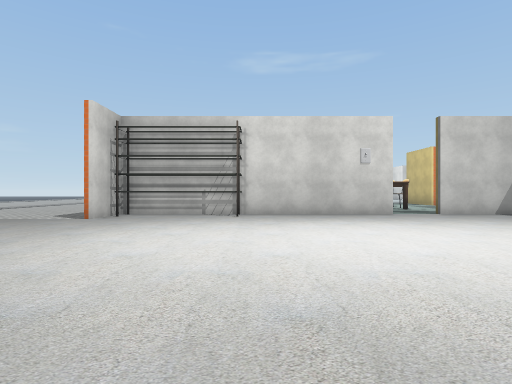
View 1 (above)

24 first-person views from a walk through a 3-D level made in the Unity game engine. The camera is 1.4 m above the floor, looks level and sees 80° across. The floor is counted in squares, 2 m on a side. Each view is taken from the middle of a square. On the plan, view 1 faces up. The plan holds only what a view shows up to about 10 squares ahead; the rest is blank. The place goes on beyond the plan. The terrain is drawn as flat ground. Some surface patterns are stand-ins.

View 2
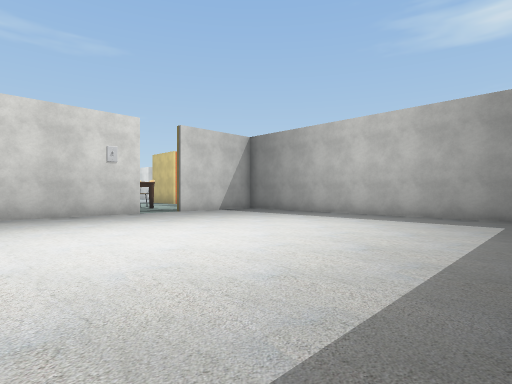

View 3
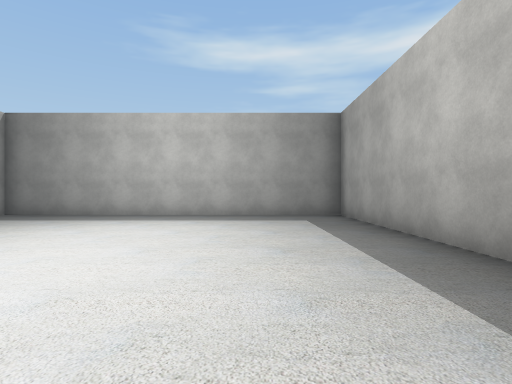

View 4
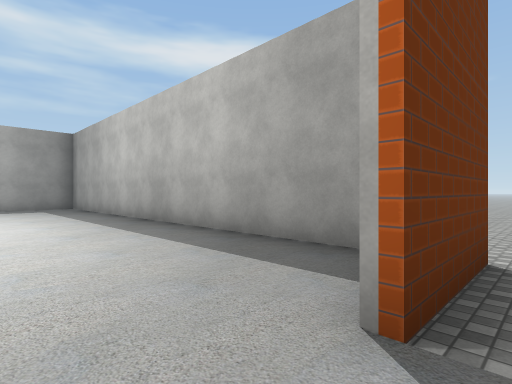

View 5
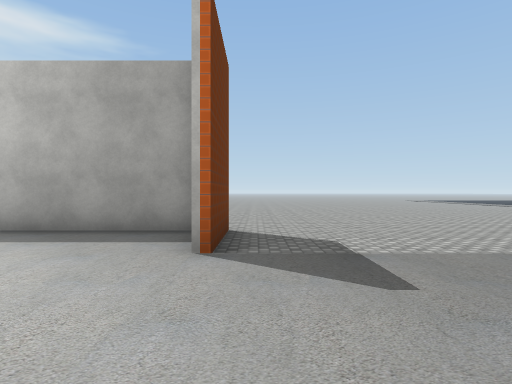

View 6
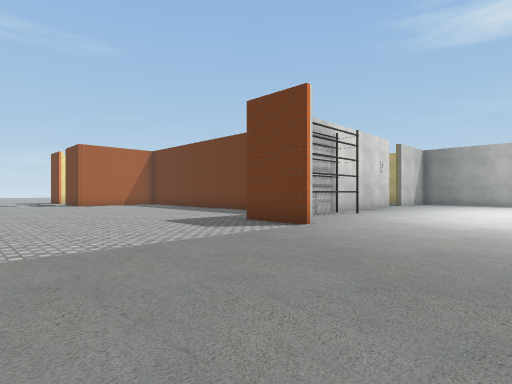

View 7
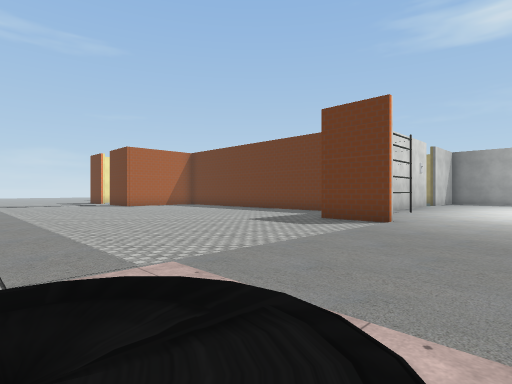

View 8
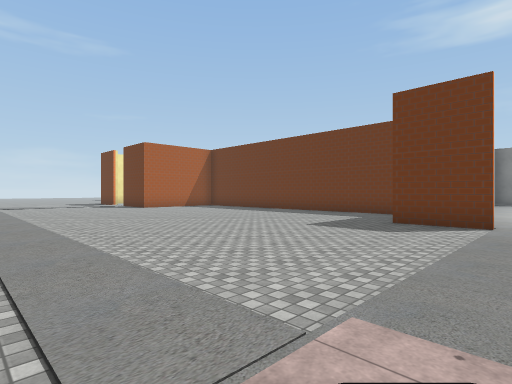

View 9
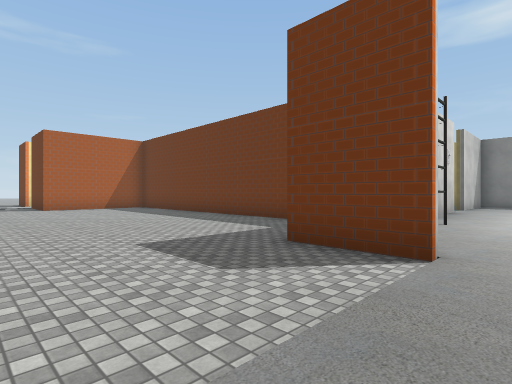

View 10
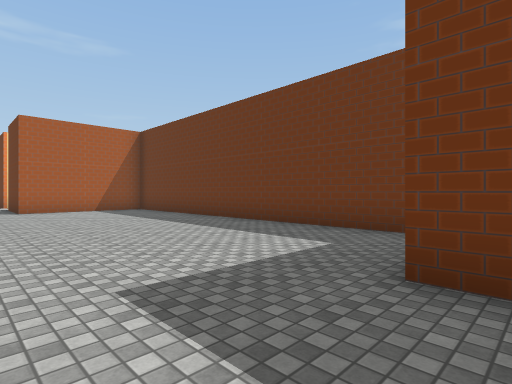

View 11
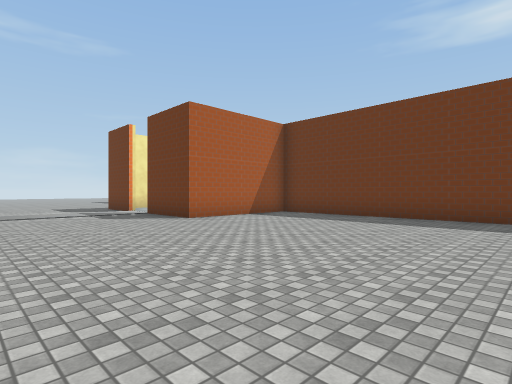

View 12
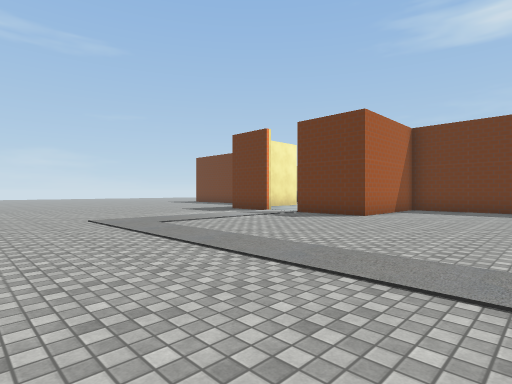

View 13
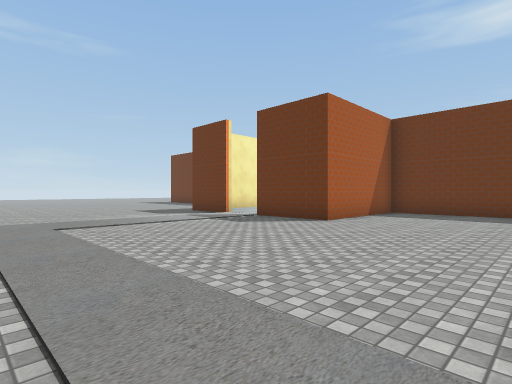

View 14
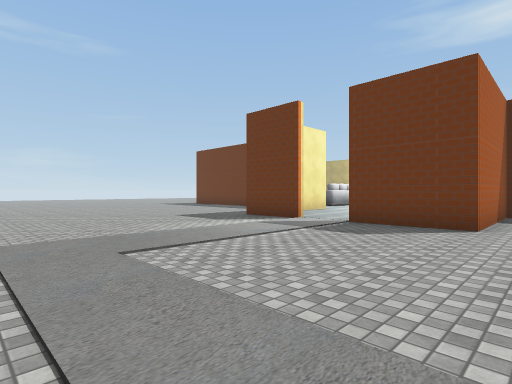

View 15
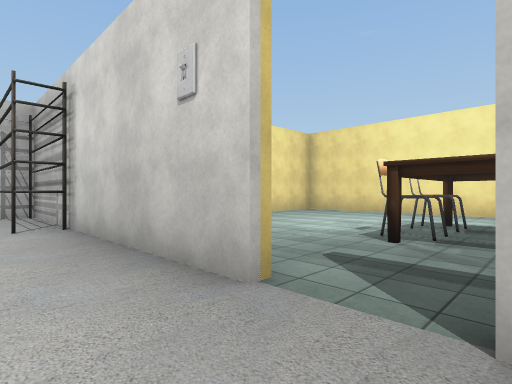

View 16
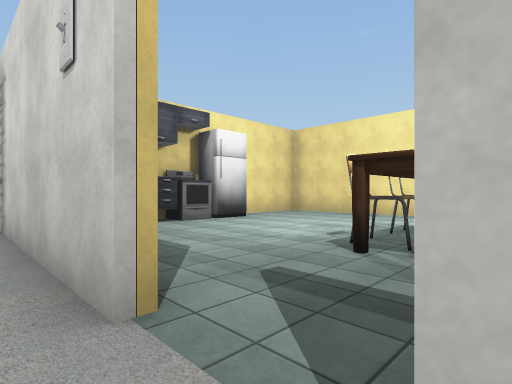

View 17
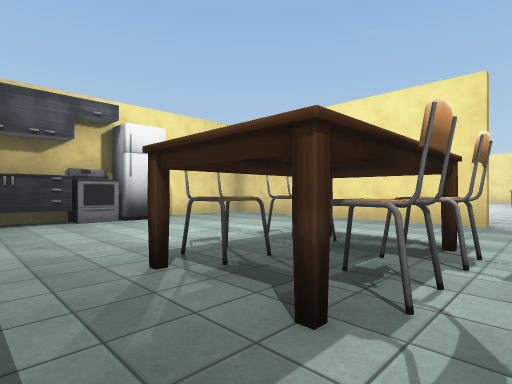

View 18
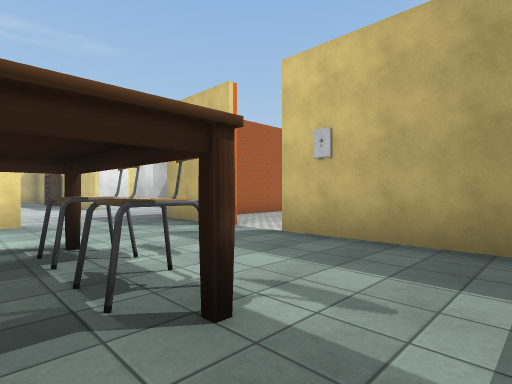

View 19
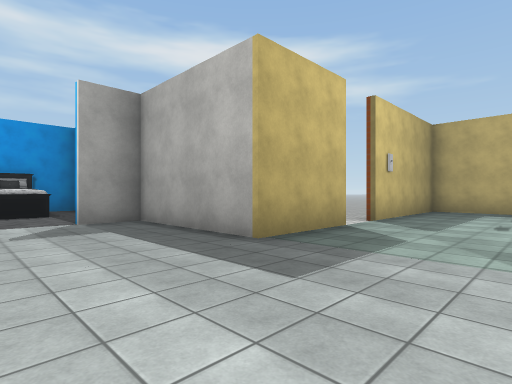

View 20
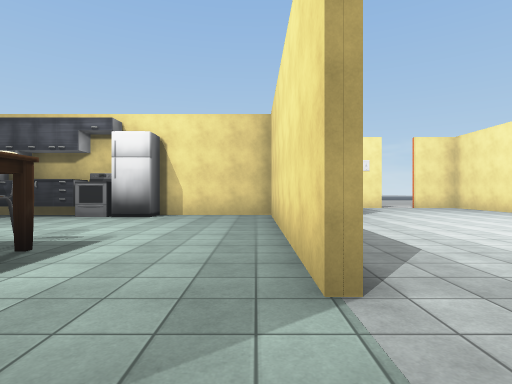

View 21
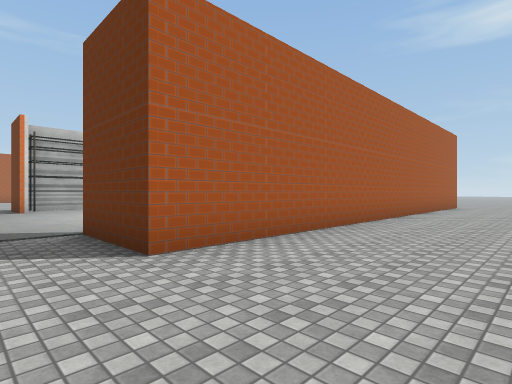

View 22
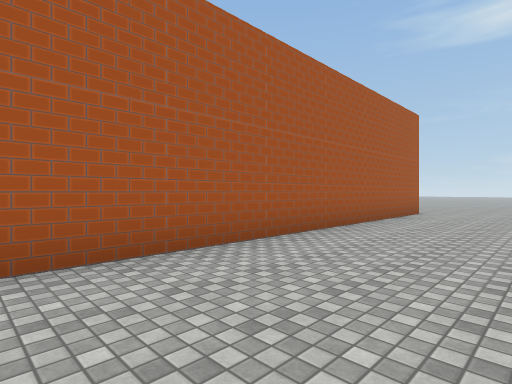

View 23
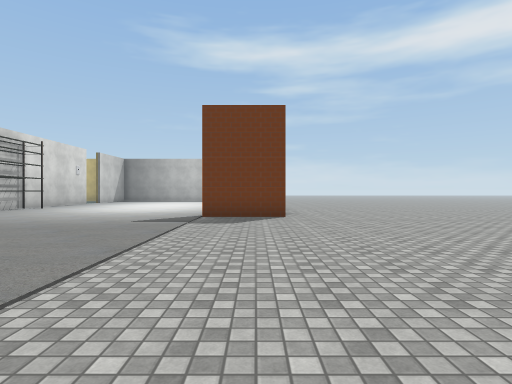

View 24
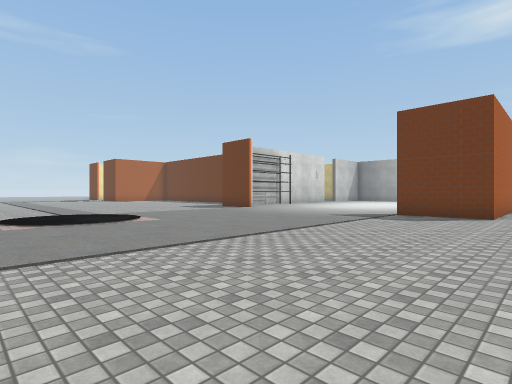

### Floor plan
Points are (right, up) in squares from view 1. A wall is a line through its corners. A room is listed if a view was taken in it or the views show most of it. See-through windows are left out.
Room 1 (views 1, 2, 3, 4, 5, 6, 7, 8, 9, 10, 11, 12, 13, 14, 15, 16, 17, 18, 21, 22, 23, 24)
walls: (-4.5, 7.9) (-4.5, 9.9); (-1.6, 13.4) (-1.6, 21) (-5.5, 21) (-5.5, 23.5); (4.4, 9.6) (-4.3, 9.6) (-4.3, 7.9); (-3.9, -0.6) (9.2, -0.6) (9.2, 9.6) (5.8, 9.6); (7, 9.9) (8, 9.9); (9.2, 11.1) (9.2, 14.6); (6, 18.5) (-1.4, 18.5) (-1.4, 15.5); (9.2, 16.1) (9.2, 17.5); (-5.5, 24.9) (-5.5, 27); (9.5, -0.8) (-4.5, -0.8) (-4.5, 1.5)
ways out: opening at (-5, 24) to room 2; opening at (7, 18.7) to room 2; opening at (9, -3); opening at (9, 15.5)
objects: other object (-3, 9) to (-1, 9); other object (-1, 11) to (-1, 12); other object (-1, 13); fridge (-1, 15); chair (4, 13); chair (4, 14) to (4, 15); chair (6, 13); chair (6, 14) to (6, 15)
Room 2 (views 19, 20)
walls: (9.2, 17.5) (9.2, 18.7) (13.3, 18.7) (13.3, 20.1)
ways out: opening at (-5, 24) to room 1; opening at (7, 18.7) to room 1; opening at (13, 21)

Where each view was taken, in squares from view 1:
view 1: 0 up, 0 right, facing up
view 2: 0 up, 0 right, facing up-right
view 3: 2 up, 0 right, facing right
view 4: 3 up, 5 left, facing down-right
view 5: 5 up, 5 left, facing down
view 6: 4 up, 10 left, facing up-right
view 7: 5 up, 12 left, facing up-right
view 8: 7 up, 12 left, facing up-right
view 9: 7 up, 8 left, facing up-right
view 10: 9 up, 7 left, facing up-right
view 11: 14 up, 10 left, facing up-right
view 12: 17 up, 14 left, facing up-right
view 13: 17 up, 12 left, facing up-right
view 14: 20 up, 12 left, facing up-right
view 15: 8 up, 6 right, facing up-left
view 16: 9 up, 6 right, facing up-left
view 17: 11 up, 7 right, facing up-left
view 18: 11 up, 5 right, facing up-right
view 19: 22 up, 6 right, facing down-right
view 20: 18 up, 8 right, facing left
view 21: 4 down, 6 left, facing up-right
view 22: 4 down, 1 left, facing up-right
view 23: 0 up, 13 left, facing right
view 24: 2 down, 14 left, facing up-right
